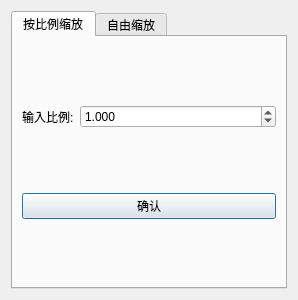
<?xml version="1.0" encoding="UTF-8"?>
<ui version="4.0">
 <class>ScaleSizeDialog</class>
 <widget class="QDialog" name="ScaleSizeDialog">
  <property name="geometry">
   <rect>
    <x>0</x>
    <y>0</y>
    <width>298</width>
    <height>300</height>
   </rect>
  </property>
  <property name="windowTitle">
   <string>图像缩放</string>
  </property>
  <layout class="QHBoxLayout" name="horizontalLayout">
   <item>
    <layout class="QVBoxLayout" name="verticalLayout">
     <item>
      <widget class="QTabWidget" name="tabWidget">
       <property name="currentIndex">
        <number>0</number>
       </property>
       <widget class="QWidget" name="tab">
        <attribute name="title">
         <string>按比例缩放</string>
        </attribute>
        <layout class="QVBoxLayout" name="verticalLayout_2">
         <item>
          <layout class="QHBoxLayout" name="horizontalLayout_2">
           <item>
            <widget class="QLabel" name="label">
             <property name="text">
              <string>输入比例:</string>
             </property>
            </widget>
           </item>
           <item>
            <widget class="QDoubleSpinBox" name="scaleBox">
             <property name="sizePolicy">
              <sizepolicy hsizetype="Expanding" vsizetype="Fixed">
               <horstretch>0</horstretch>
               <verstretch>0</verstretch>
              </sizepolicy>
             </property>
             <property name="decimals">
              <number>3</number>
             </property>
             <property name="minimum">
              <double>0.001000000000000</double>
             </property>
             <property name="maximum">
              <double>100.000000000000000</double>
             </property>
             <property name="singleStep">
              <double>0.100000000000000</double>
             </property>
             <property name="value">
              <double>1.000000000000000</double>
             </property>
            </widget>
           </item>
          </layout>
         </item>
         <item>
          <widget class="QPushButton" name="pushButton_2">
           <property name="text">
            <string>确认</string>
           </property>
          </widget>
         </item>
        </layout>
       </widget>
       <widget class="QWidget" name="tab_2">
        <attribute name="title">
         <string>自由缩放</string>
        </attribute>
        <layout class="QVBoxLayout" name="verticalLayout_3">
         <item>
          <layout class="QHBoxLayout" name="horizontalLayout_4">
           <item>
            <widget class="QLabel" name="label_2">
             <property name="text">
              <string>宽度:</string>
             </property>
            </widget>
           </item>
           <item>
            <widget class="QSpinBox" name="widthBox">
             <property name="sizePolicy">
              <sizepolicy hsizetype="Expanding" vsizetype="Fixed">
               <horstretch>0</horstretch>
               <verstretch>0</verstretch>
              </sizepolicy>
             </property>
             <property name="minimum">
              <number>1</number>
             </property>
             <property name="maximum">
              <number>9999</number>
             </property>
            </widget>
           </item>
          </layout>
         </item>
         <item>
          <layout class="QHBoxLayout" name="horizontalLayout_3">
           <item>
            <widget class="QLabel" name="label_3">
             <property name="text">
              <string>高度:</string>
             </property>
            </widget>
           </item>
           <item>
            <widget class="QSpinBox" name="heightBox">
             <property name="sizePolicy">
              <sizepolicy hsizetype="Expanding" vsizetype="Fixed">
               <horstretch>0</horstretch>
               <verstretch>0</verstretch>
              </sizepolicy>
             </property>
             <property name="minimum">
              <number>1</number>
             </property>
             <property name="maximum">
              <number>9999</number>
             </property>
            </widget>
           </item>
          </layout>
         </item>
         <item>
          <widget class="QPushButton" name="pushButton">
           <property name="text">
            <string>确认</string>
           </property>
          </widget>
         </item>
        </layout>
       </widget>
      </widget>
     </item>
    </layout>
   </item>
  </layout>
 </widget>
 <resources/>
 <connections/>
</ui>
